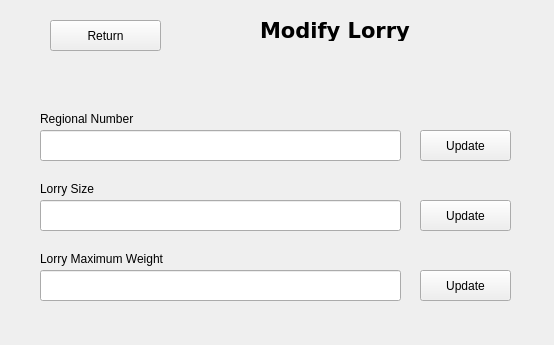
<?xml version="1.0" encoding="UTF-8"?>
<ui version="4.0">
 <class>Modify_Lorry</class>
 <widget class="QWidget" name="Modify_Lorry">
  <property name="geometry">
   <rect>
    <x>0</x>
    <y>0</y>
    <width>554</width>
    <height>345</height>
   </rect>
  </property>
  <property name="windowTitle">
   <string>Form</string>
  </property>
  <widget class="QLabel" name="label">
   <property name="geometry">
    <rect>
     <x>260</x>
     <y>20</y>
     <width>191</width>
     <height>21</height>
    </rect>
   </property>
   <property name="font">
    <font>
     <family>DejaVu Sans</family>
     <pointsize>16</pointsize>
     <weight>75</weight>
     <bold>true</bold>
    </font>
   </property>
   <property name="text">
    <string>Modify Lorry</string>
   </property>
  </widget>
  <widget class="QLineEdit" name="Reg_number">
   <property name="geometry">
    <rect>
     <x>40</x>
     <y>130</y>
     <width>361</width>
     <height>31</height>
    </rect>
   </property>
  </widget>
  <widget class="QLineEdit" name="Lorry_size">
   <property name="geometry">
    <rect>
     <x>40</x>
     <y>200</y>
     <width>361</width>
     <height>31</height>
    </rect>
   </property>
  </widget>
  <widget class="QLineEdit" name="Lorry_Weight">
   <property name="geometry">
    <rect>
     <x>40</x>
     <y>270</y>
     <width>361</width>
     <height>31</height>
    </rect>
   </property>
  </widget>
  <widget class="QPushButton" name="Reg_number_upd">
   <property name="geometry">
    <rect>
     <x>420</x>
     <y>130</y>
     <width>91</width>
     <height>31</height>
    </rect>
   </property>
   <property name="text">
    <string>Update</string>
   </property>
  </widget>
  <widget class="QPushButton" name="Lorry_size_upd">
   <property name="geometry">
    <rect>
     <x>420</x>
     <y>200</y>
     <width>91</width>
     <height>31</height>
    </rect>
   </property>
   <property name="text">
    <string>Update</string>
   </property>
  </widget>
  <widget class="QPushButton" name="Lorry_weight_upd">
   <property name="geometry">
    <rect>
     <x>420</x>
     <y>270</y>
     <width>91</width>
     <height>31</height>
    </rect>
   </property>
   <property name="text">
    <string>Update</string>
   </property>
  </widget>
  <widget class="QPushButton" name="Return_button">
   <property name="geometry">
    <rect>
     <x>50</x>
     <y>20</y>
     <width>111</width>
     <height>31</height>
    </rect>
   </property>
   <property name="text">
    <string>Return</string>
   </property>
  </widget>
  <widget class="QLabel" name="label_2">
   <property name="geometry">
    <rect>
     <x>40</x>
     <y>110</y>
     <width>131</width>
     <height>17</height>
    </rect>
   </property>
   <property name="text">
    <string>Regional Number</string>
   </property>
  </widget>
  <widget class="QLabel" name="label_3">
   <property name="geometry">
    <rect>
     <x>40</x>
     <y>180</y>
     <width>111</width>
     <height>17</height>
    </rect>
   </property>
   <property name="text">
    <string>Lorry Size</string>
   </property>
  </widget>
  <widget class="QLabel" name="label_4">
   <property name="geometry">
    <rect>
     <x>40</x>
     <y>250</y>
     <width>161</width>
     <height>17</height>
    </rect>
   </property>
   <property name="text">
    <string>Lorry Maximum Weight</string>
   </property>
  </widget>
 </widget>
 <resources/>
 <connections/>
</ui>
